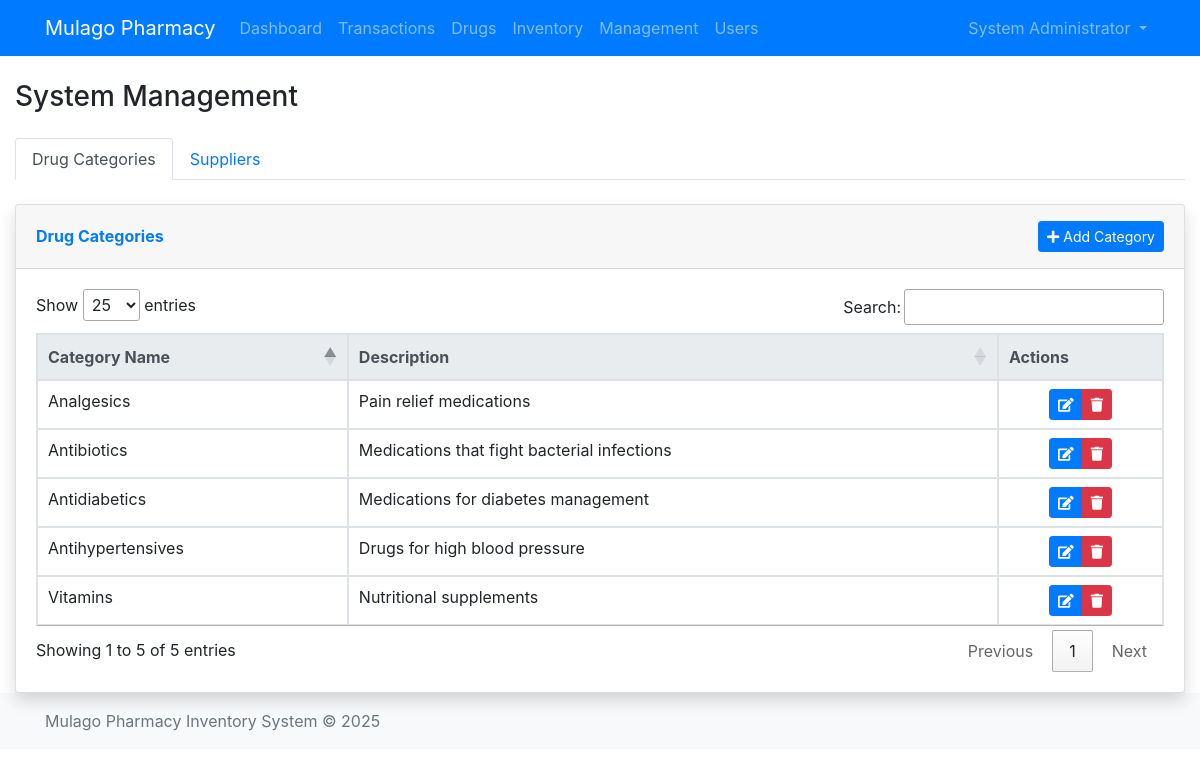
Before: /pham/management.php (signed in) with the older database file.
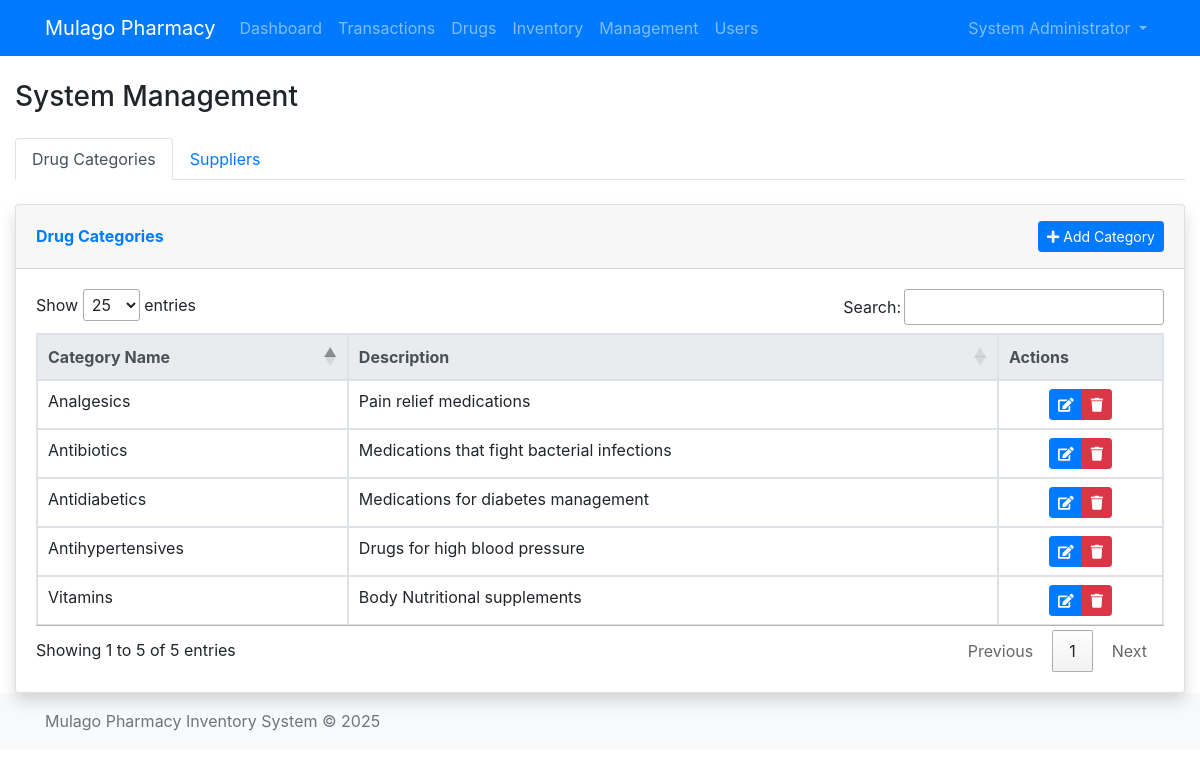
After: the same page with the newer database file.
### tables this page shows
CREATE TABLE `drug_categories` (
  `category_id` int NOT NULL,
  `category_name` varchar(100) NOT NULL,
  `description` text,
  `created_at` timestamp NULL DEFAULT CURRENT_TIMESTAMP
);

### pham/management.php (the view, shortened to what this page needs)
<?php
$db = db();
$tab = $_GET['tab'] ?? 'categories';
try {
    $categories = $db->query("SELECT * FROM drug_categories ORDER BY category_name")->fetchAll();
} catch (Exception $e) {
    $error = $e->getMessage();
}
require_once __DIR__ . '/../includes/header.php';
?>
<div class="container-fluid mt-4">
    <div class="d-sm-flex align-items-center justify-content-between mb-4">
        <h1 class="h3 mb-0 text-gray-800">System Management</h1>
    </div>
    <ul class="nav nav-tabs" id="managementTabs" role="tablist">
        <li class="nav-item">
            <a class="nav-link <?= $tab === 'categories' ? 'active' : '' ?>"
                id="categories-tab" data-toggle="tab" href="#categories" role="tab">
                Drug Categories
            </a>
        </li>
        <li class="nav-item">
            <a class="nav-link <?= $tab === 'suppliers' ? 'active' : '' ?>"
                id="suppliers-tab" data-toggle="tab" href="#suppliers" role="tab">
                Suppliers
            </a>
        </li>
    </ul>
    <div class="tab-content" id="managementTabsContent">
        <div class="tab-pane fade <?= $tab === 'categories' ? 'show active' : '' ?>" id="categories" role="tabpanel">
            <div class="card shadow mt-4">
                <div class="card-header py-3 d-flex flex-row align-items-center justify-content-between">
                    <h6 class="m-0 font-weight-bold text-primary">Drug Categories</h6>
                    <button class="btn btn-primary btn-sm" data-toggle="modal" data-target="#addCategoryModal">
                        <i class="fas fa-plus"></i> Add Category
                    </button>
                </div>
                <div class="card-body">
                    <div class="table-responsive">
                        <table class="table table-bordered" id="categoriesTable">
                            <thead class="thead-light">
                                <tr>
                                    <th>Category Name</th>
                                    <th>Description</th>
                                    <th>Actions</th>
                                </tr>
                            </thead>
                            <tbody>
                                <?php foreach ($categories ?? [] as $cat): ?>
                                    <tr>
                                        <td><?= htmlspecialchars($cat['category_name']) ?></td>
                                        <td><?= htmlspecialchars($cat['description']) ?></td>
                                        <td class="text-center">
                                            <div class="btn-group btn-group-sm" role="group">
                                                <button class="btn btn-primary btn-sm"
                                                    onclick="PharmacyModals.showCategoryEditModal(
                <?= $cat['category_id'] ?>,
                '<?= htmlspecialchars($cat['category_name'], ENT_QUOTES, 'UTF-8') ?>',
                '<?= htmlspecialchars($cat['description'], ENT_QUOTES, 'UTF-8') ?>'
            )"
                                                    title="Edit Category">
                                                    <i class="fas fa-edit"></i>
                                                </button>
                                                <button class="btn btn-danger btn-sm"
                                                    onclick="PharmacyModals.showDeleteModal(
                'category',
                <?= $cat['category_id'] ?>,
                '<?= htmlspecialchars($cat['category_name'], ENT_QUOTES, 'UTF-8') ?>'
            )"
                                                    title="Delete Category">
                                                    <i class="fas fa-trash"></i>
                                                </button>
                                            </div>
                                        </td>
                                    </tr>
                                <?php endforeach; ?>
                            </tbody>
                        </table>
                    </div>
                </div>
            </div>
        </div>
    </div>
</div>
<?php require_once __DIR__ . '/../includes/footer.php'; ?>

Changed rows visible on the page:
changed drug_categories "Vitamins": description "Nutritional supplements" → "Body Nutritional supplements"
